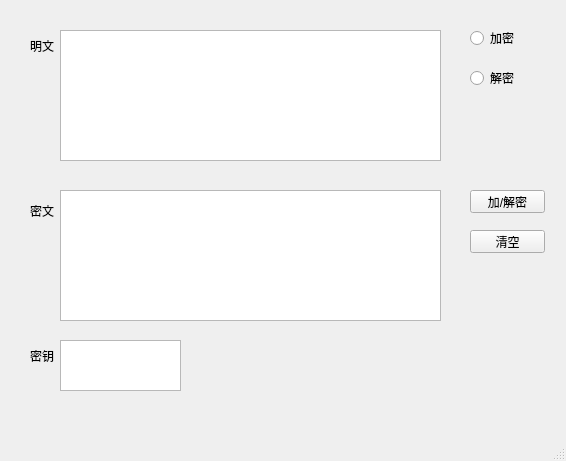
<?xml version="1.0" encoding="UTF-8"?>
<ui version="4.0">
 <class>MainWindow</class>
 <widget class="QMainWindow" name="MainWindow">
  <property name="geometry">
   <rect>
    <x>0</x>
    <y>0</y>
    <width>566</width>
    <height>461</height>
   </rect>
  </property>
  <property name="windowTitle">
   <string>Caesar</string>
  </property>
  <widget class="QWidget" name="centralwidget">
   <widget class="QTextEdit" name="mw">
    <property name="geometry">
     <rect>
      <x>60</x>
      <y>30</y>
      <width>381</width>
      <height>131</height>
     </rect>
    </property>
   </widget>
   <widget class="QTextEdit" name="mw2">
    <property name="geometry">
     <rect>
      <x>60</x>
      <y>190</y>
      <width>381</width>
      <height>131</height>
     </rect>
    </property>
   </widget>
   <widget class="QTextEdit" name="my">
    <property name="geometry">
     <rect>
      <x>60</x>
      <y>340</y>
      <width>121</width>
      <height>51</height>
     </rect>
    </property>
   </widget>
   <widget class="QLabel" name="label">
    <property name="geometry">
     <rect>
      <x>30</x>
      <y>40</y>
      <width>54</width>
      <height>12</height>
     </rect>
    </property>
    <property name="text">
     <string>明文</string>
    </property>
   </widget>
   <widget class="QLabel" name="label_2">
    <property name="geometry">
     <rect>
      <x>30</x>
      <y>200</y>
      <width>41</width>
      <height>21</height>
     </rect>
    </property>
    <property name="text">
     <string>密文</string>
    </property>
   </widget>
   <widget class="QLabel" name="label_3">
    <property name="geometry">
     <rect>
      <x>30</x>
      <y>350</y>
      <width>54</width>
      <height>12</height>
     </rect>
    </property>
    <property name="text">
     <string>密钥</string>
    </property>
   </widget>
   <widget class="QRadioButton" name="jm">
    <property name="geometry">
     <rect>
      <x>470</x>
      <y>30</y>
      <width>89</width>
      <height>16</height>
     </rect>
    </property>
    <property name="text">
     <string>加密</string>
    </property>
   </widget>
   <widget class="QRadioButton" name="jm2">
    <property name="geometry">
     <rect>
      <x>470</x>
      <y>70</y>
      <width>89</width>
      <height>16</height>
     </rect>
    </property>
    <property name="text">
     <string>解密</string>
    </property>
   </widget>
   <widget class="QPushButton" name="jjm">
    <property name="geometry">
     <rect>
      <x>470</x>
      <y>190</y>
      <width>75</width>
      <height>23</height>
     </rect>
    </property>
    <property name="text">
     <string>加/解密</string>
    </property>
   </widget>
   <widget class="QPushButton" name="qk">
    <property name="geometry">
     <rect>
      <x>470</x>
      <y>230</y>
      <width>75</width>
      <height>23</height>
     </rect>
    </property>
    <property name="text">
     <string>清空</string>
    </property>
   </widget>
  </widget>
  <widget class="QMenuBar" name="menubar">
   <property name="geometry">
    <rect>
     <x>0</x>
     <y>0</y>
     <width>566</width>
     <height>23</height>
    </rect>
   </property>
  </widget>
  <widget class="QStatusBar" name="statusbar"/>
 </widget>
 <resources/>
 <connections/>
</ui>
